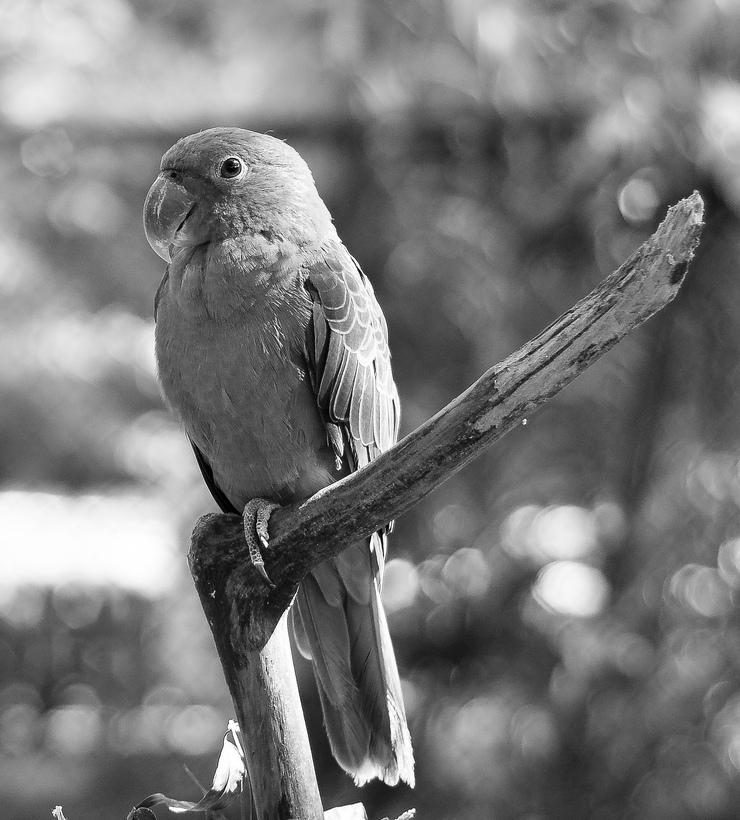
%> input picture Lab1/parrot.jpg, 740 x 820 px
$ octave Brightness_Contrast.m   (GNU Octave 9; MATLAB toolbox functions it lacks are replaced by stand-ins)
%> lines starting %> are read from the running program, lines starting %| are printed output that depends on the picture
% EE368/CS232 Digital Image Processing
% Bernd Girod
% Department of Electrical Engineering, Stanford University

% Script by Qiyuan Tian and David Chen
% Brightness Adjustment and Contrast Adjustment

clear, clc, close all

% Load test image
img = im2double(imread('parrot.jpg'));
%> img: size 820x740 double; min 0, max 1, mean 0.475

%% Brightness adjustment by intensity scaling
scale = 1.2;
scaledImg = scale .* img;

subplot(1, 2, 1), imshow(img, [0, 1]);
title('Original image');
subplot(1, 2, 2), imshow(scaledImg, [0, 1]);
%> after `imshow(scaledImg, [0, 1])`:
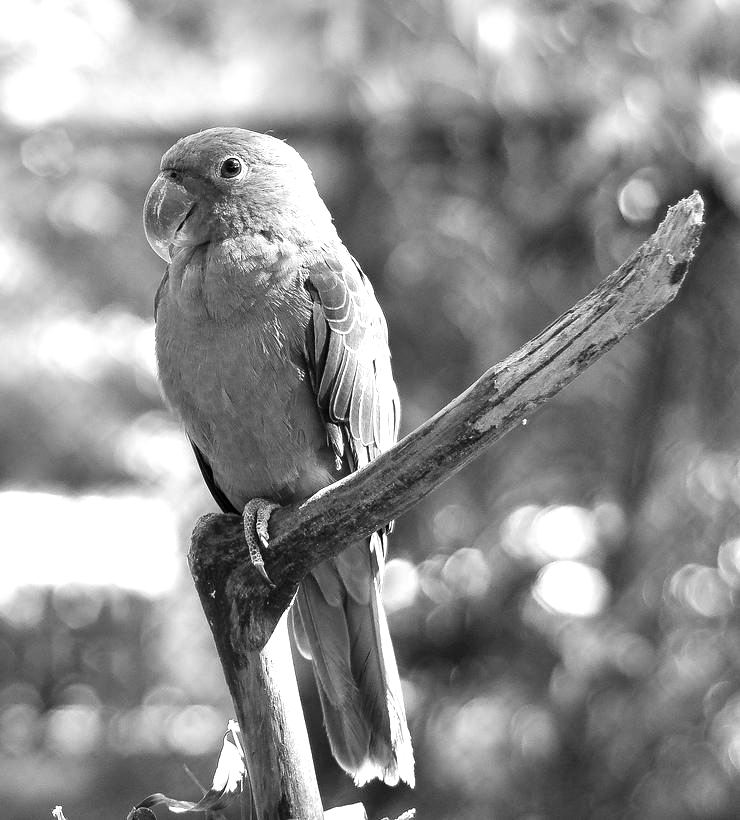
%> displayed picture: size 820x740, on the screen's scale of 0 to 255; min 0, max 255, mean 143.2
title('Scaled image');
imwrite(scaledImg, 'chap2_Brightness_scaled.png');

%% Contrast adjustment by changing "gamma"
gamma = 1.5;
gammaImg = img.^gamma;
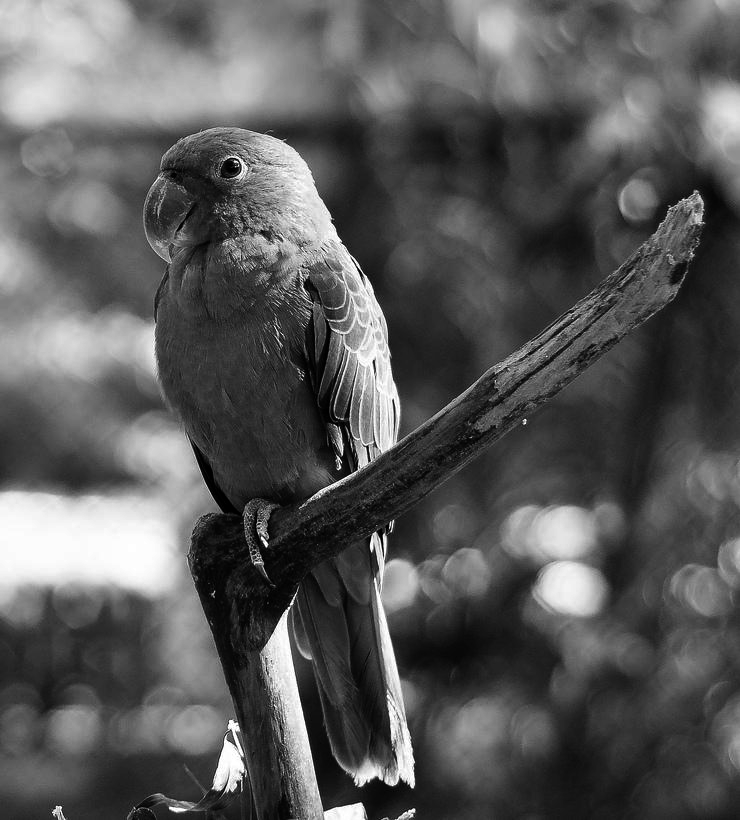
%> gammaImg: size 820x740 double; min 0, max 1, mean 0.351
figure;
subplot(1, 2, 1), imshow(img);
title('Original image');
subplot(1, 2, 2), imshow(gammaImg);
title('\gamma increased by 50%');
imwrite(gammaImg, 'Contrast_gamma.png');

$ run again, with Lab1/face.jpg copied over Lab1/parrot.jpg
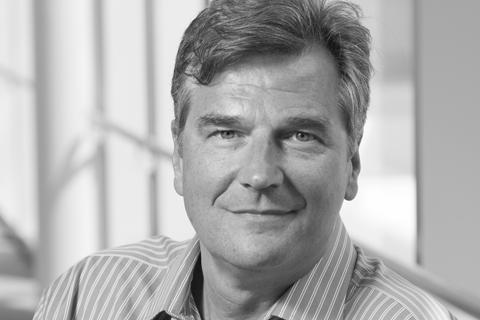
%> input picture Lab1/face.jpg, 480 x 320 px
%> `imshow(scaledImg, [0, 1])`:
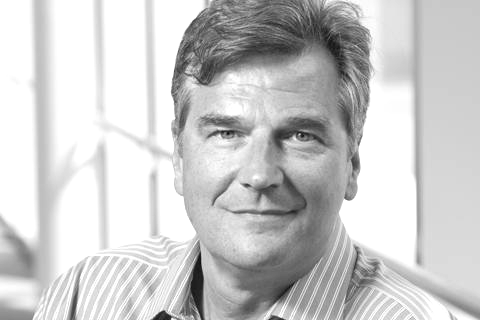
%> displayed picture: size 320x480, on the screen's scale of 0 to 255; min 5, max 255, mean 202.2
%> `gammaImg = img.^gamma;`:
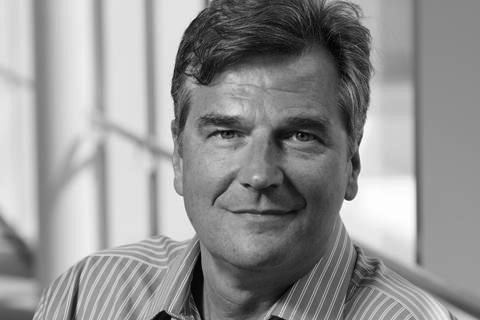
%> gammaImg: size 320x480 double; min 0.00196, max 1, mean 0.579
